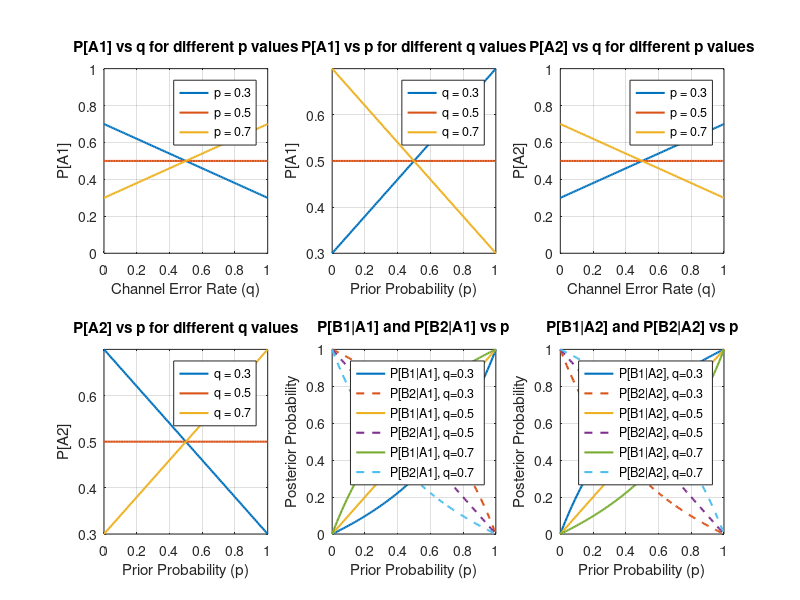

Reproduce this figure in MATLAB. (Note: this script raises an error after producing the figure.)
% Binary Symmetric Channel Analysis
%Analyze Receiver Probabilities: How prior probabilities (p) and error rates (q) affect the probabilities of correctly or incorrectly receiving transmitted bits.
%Design and Interpret MAP Decision Rules: How to maximize a posteriori probabilities to make optimal decisions about transmitted bits based on received data.
clear all; close all;

% Define probability ranges
p_range = 0:0.01:1;  
p_values = [0.3 0.5 0.7];  
q_values = [0.3 0.5 0.7];  
q_range = 0:0.01:1;

% Create one figure with 6 subplots
figure('Position', [100, 100, 1200, 800])

% Figure 1: P[A1] with fixed p values, varying q (now correct)
subplot(2,3,1)
for i = 1:length(p_values)
    P_A1 = q_range.*p_values(i) + (1-q_range).*(1-p_values(i));
    plot(q_range, P_A1, 'LineWidth', 1.5)
    hold on
end
title('P[A1] vs q for different p values')
xlabel('Channel Error Rate (q)')
ylabel('P[A1]')
legend('p = 0.3', 'p = 0.5', 'p = 0.7')
grid on
ylim([0 1])

% Figure 2: P[A1] with fixed q values, varying p
subplot(2,3,2)
for i = 1:length(q_values)
    P_A1 = (1-q_values(i)).*p_range + q_values(i).*(1-p_range);
    plot(p_range, P_A1, 'LineWidth', 1.5)
    hold on
end
title('P[A1] vs p for different q values')
xlabel('Prior Probability (p)')
ylabel('P[A1]')
legend('q = 0.3', 'q = 0.5', 'q = 0.7')
grid on
ylim([0.3 0.7])

% Figure 3: P[A2] with fixed p values, varying q (now correct)
subplot(2,3,3)
for i = 1:length(p_values)
    P_A2 = (1-q_range).*p_values(i) + q_range.*(1-p_values(i));
    plot(q_range, P_A2, 'LineWidth', 1.5)
    hold on
end
title('P[A2] vs q for different p values')
xlabel('Channel Error Rate (q)')
ylabel('P[A2]')
legend('p = 0.3', 'p = 0.5', 'p = 0.7')
grid on
ylim([0 1])

% Figure 4: P[A2] with fixed q values, varying p
subplot(2,3,4)
for i = 1:length(q_values)
    P_A2 = q_values(i).*p_range + (1-q_values(i)).*(1-p_range);
    plot(p_range, P_A2, 'LineWidth', 1.5)
    hold on
end
title('P[A2] vs p for different q values')
xlabel('Prior Probability (p)')
ylabel('P[A2]')
legend('q = 0.3', 'q = 0.5', 'q = 0.7')
grid on
ylim([0.3 0.7])

% Figure 5 (bottom left) - Posterior probabilities remain the same
subplot(2,3,5)
for i = 1:length(q_values)
    P_B1_A1 = (q_values(i).*p_range)./(q_values(i).*p_range + (1-q_values(i)).*(1-p_range));
    P_B2_A1 = 1 - P_B1_A1;
    plot(p_range, P_B1_A1, 'LineWidth', 1.5)
    hold on
    plot(p_range, P_B2_A1, '--', 'LineWidth', 1.5)
end
title('P[B1|A1] and P[B2|A1] vs p')
xlabel('Prior Probability (p)')
ylabel('Posterior Probability')
legend('P[B1|A1], q=0.3', 'P[B2|A1], q=0.3', 'P[B1|A1], q=0.5', 'P[B2|A1], q=0.5', 'P[B1|A1], q=0.7', 'P[B2|A1], q=0.7')
grid on

% Figure 6 (bottom right) - Posterior probabilities remain the same
subplot(2,3,6)
for i = 1:length(q_values)
    P_B1_A2 = ((1-q_values(i)).*p_range)./((1-q_values(i)).*p_range + q_values(i).*(1-p_range));
    P_B2_A2 = 1 - P_B1_A2;
    plot(p_range, P_B1_A2, 'LineWidth', 1.5)
    hold on
    plot(p_range, P_B2_A2, '--', 'LineWidth', 1.5)
end
title('P[B1|A2] and P[B2|A2] vs p')
xlabel('Prior Probability (p)')
ylabel('Posterior Probability')
legend('P[B1|A2], q=0.3', 'P[B2|A2], q=0.3', 'P[B1|A2], q=0.5', 'P[B2|A2], q=0.5', 'P[B1|A2], q=0.7', 'P[B2|A2], q=0.7')
grid on

% Adjust spacing between subplots
sgtitle('Binary Symmetric Channel Analysis', 'FontSize', 14)
set(gcf, 'Color', 'white')

% ENHANCED PLOT FORMATTING EXAMPLE
subplot(2,3,1)
set(gca, 'FontSize', 10, 'LineWidth', 1.2)
xlabel('Channel Error Rate (q)', 'FontWeight', 'bold')
ylabel('P[A1]', 'FontWeight', 'bold')
title('Probability of Receiving 0 vs Channel Quality', 'FontSize', 12)

% ADD THRESHOLD CALCULATION
threshold_p = q_values./(q_values + (1-q_values));  % Where P[B1|A1] = P[B2|A1]
